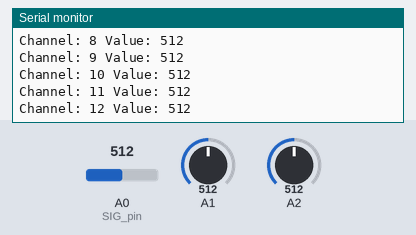
The sketch below on a simulated Arduino Leonardo, built with avr-gcc and run on an emulated ATmega32U4. Shown: the last lines printed to the serial monitor. Inputs (shaded band) come from the test bench; at power-on: A0 (SIG_pin) = 512, A1 = 512, A2 = 512. USB keyboard and mouse output is not drawn.

Above: at 1.2 s.
1.3 s: A0 (SIG_pin) set to 716
At 1.9 s:
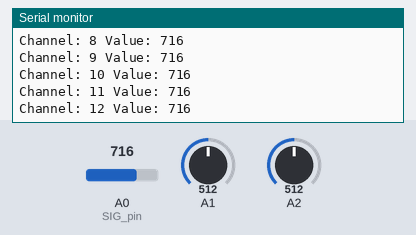
2.8 s: A0 (SIG_pin) set to 900
At 3.9 s:
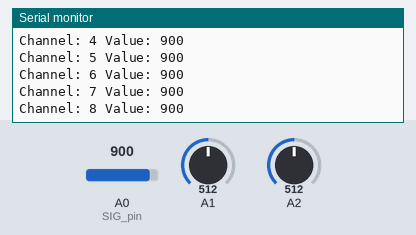
Timing chart, 0 to 5.0 s (numbered marks = the images above; inputs shaded):
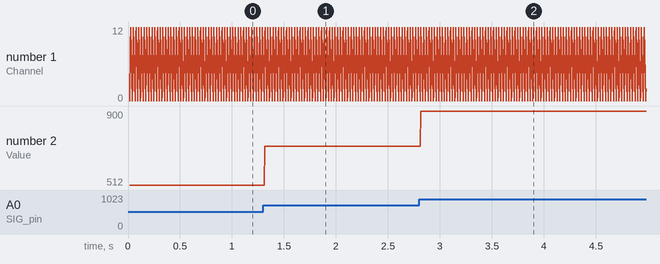

The sketch:

mouse_test_v1.ino
```cpp
#include <Mouse.h>

//Mux control pins
int s0 = 8;
int s1 = 9;
int s2 = 10;
int s3 = 11;

//Mux in signal pin
int SIG_pin = A0;

//Sensor threshold settings
int upper_threshold = 55;
int lower_threshold = 50;

//Sensor state initializations
bool last_sensor_state = false;

//sensor value table
int pressure_sensors[13];

//joystick pin settings
const int xAxis = A2;
const int yAxis = A1;

//mouse parameter settings
int range = 12;
int threshold = range / 6;
int center = range / 2;

void setup() {
  // put your setup code here, to run once:
  pinMode(s0, OUTPUT);
  pinMode(s1, OUTPUT);
  pinMode(s2, OUTPUT);
  pinMode(s3, OUTPUT);

  //initialize control pins
  digitalWrite(s0, LOW);
  digitalWrite(s1, LOW);
  digitalWrite(s2, LOW);
  digitalWrite(s3, LOW);

  //serial monitor
  Serial.begin(9600);

  //mouse library
  Mouse.begin();

}

void loop() {
  // put your main code here, to run repeatedly:
  //read through channels 0 to 13 and write to sensor value table
  for(int i = 0; i < 13; i++){
    int sensor_value = readMux(i);
    /*
    Serial.print("Channel: ");
    Serial.print(i);
    Serial.print(" Value: ");
    Serial.print(sensor_value);
    Serial.print("\n");
    */
    //pressure_sensors[i - 3] = sensor_value;
    pressure_sensors[i] = sensor_value;
    delay(1);
  }

  for(int i = 0; i < 13; i++){
    Serial.print("Channel: ");
    Serial.print(i);
    Serial.print(" Value: ");
    Serial.print(pressure_sensors[i]);
    Serial.print("\n");
  }

/*
  if(sensor_state(pressure_sensors) == true){
    Serial.print("TRUE");
  }
  else{
    Serial.print("FALSE");
  }
  delay(4000);
  Serial.print("\n");
*/

  //Mouse clicks
  if(last_sensor_state == false and sensor_state(pressure_sensors) == true){
    //TAKE ACTION
    mouse_click(pressure_sensors);
    //Serial.println("TAKING ACTION");
    last_sensor_state = true;
  }
  else if(last_sensor_state == true and sensor_state(pressure_sensors) == true){
    //DO NOTHING
    //Serial.println("DOING NOTHING");
    last_sensor_state = true;
  }
  else{
    //DO NOTHING
    //Serial.println("DOING NOTHING");
    last_sensor_state = false;
  }

  //Mouse movements
  int xReading = readAxis(xAxis);
  int yReading = readAxis(yAxis);
  Mouse.move(xReading, -yReading, 0);

}

int readMux(int channel){
  int controlPin[] = {s0, s1, s2, s3};

  int muxChannel[13][4]{
    {0,0,0,0}, //channel 0
    {1,0,0,0}, //channel 1
    {0,1,0,0}, //channel 2
    {1,1,0,0}, //channel 3
    {0,0,1,0}, //channel 4
    {1,0,1,0}, //channel 5
    {0,1,1,0}, //channel 6
    {1,1,1,0}, //channel 7
    {0,0,0,1}, //channel 8
    {1,0,0,1}, //channel 9
    {0,1,0,1}, //channel 10
    {1,1,0,1}, //channel 11
    {0,0,1,1}, //channel 12
  };

  //loop through the 4 signal pins
  for(int i = 0; i < 4; i++){
    //digitalWrite(controlPin[i], muxChannel[channel -  3][i]);
    digitalWrite(controlPin[i], muxChannel[channel][i]);
  }

  //read the value at the signal pin
  int val = analogRead(SIG_pin);

  //return the reading value
  return val;

}

bool sensor_state(int sensor_table[]){
  bool current_sensor_state = false;
  for(int i = 0; i < 13; i++){
    if(sensor_table[i] > upper_threshold or sensor_table[i] < lower_threshold){
      current_sensor_state = true;
    }
  }
  return current_sensor_state;
}

void mouse_click(int sensor_table[]){
  for(int i = 0; i < 13; i++){
    if(sensor_table[i] > upper_threshold){
    Mouse.click(MOUSE_LEFT);
    Serial.println("Left click");
    break;
    }
    else if(sensor_table[i] < lower_threshold){
    Mouse.click(MOUSE_RIGHT);
    Serial.println("Right click");
    break;
    }
  }
}

int readAxis(int thisAxis){
  //read the analog input
  int reading = analogRead(thisAxis);

  //mpa the reading to the defined range
  reading = map(reading, 0, 1023, 0, range);

  //threshold settings
  int distance = reading - center;
  if(abs(distance) < threshold){
    distance = 0;
  }

  //return the distance for each axis
  return distance;
}
```

Measured:
- after the input at 1.3 s, the serial monitor: prints a new line at once (image 1)
- after the input at 2.8 s, the serial monitor: prints a new line at once (image 2)
- plotted number 2: 512 → 716 after the input at 1.3 s, 716 → 900 after the input at 2.8 s
